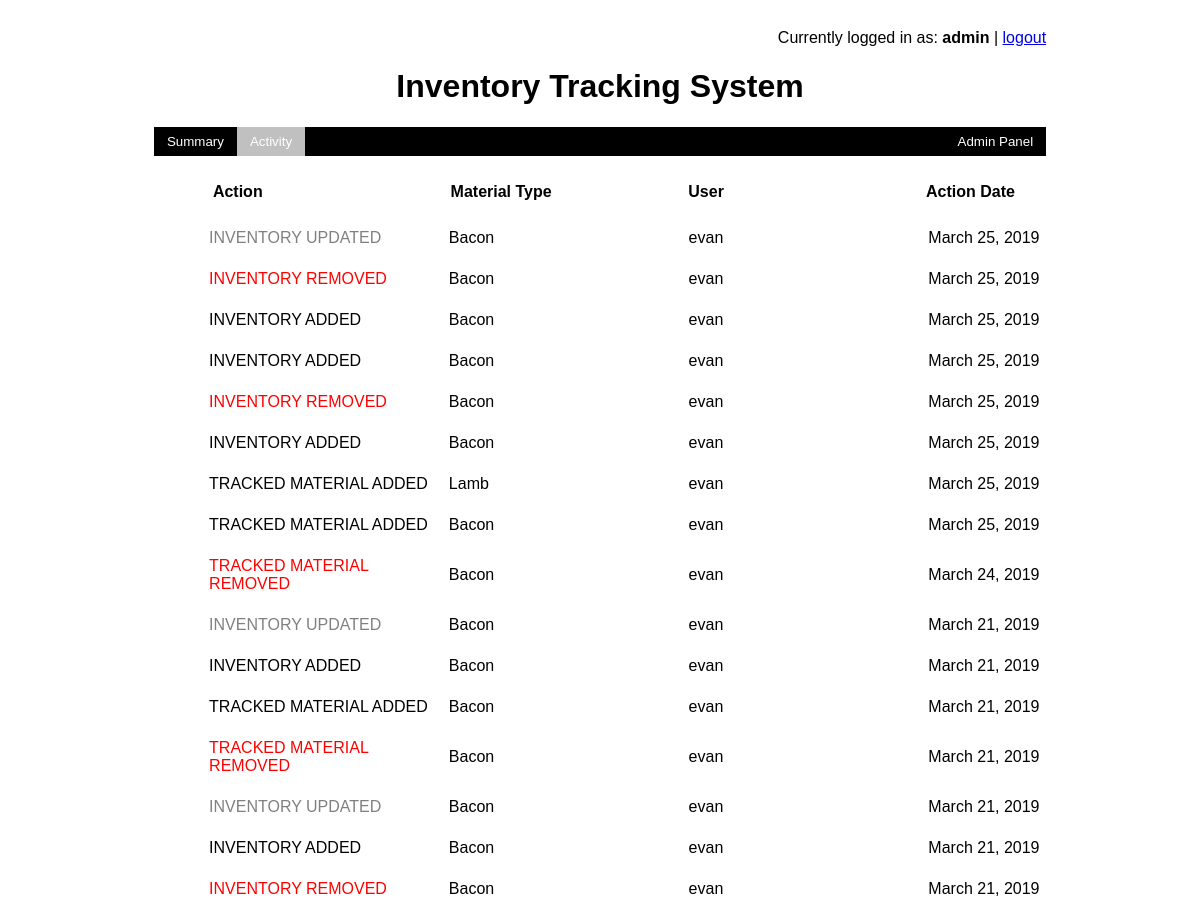
The app's page /is/activity (signed in) with its own data.
### InventorySystem/models.py (models this page shows, shortened)
class Activity(models.Model):
    id = models.AutoField(primary_key=True)
    current_date = models.DateField()
    user = models.ForeignKey(User, null=True, on_delete=models.CASCADE)
    material_type = models.CharField(max_length=50)
    action = models.CharField(max_length=50)

### InventorySystem/views.py (the view)
# urls.py: path('activity', activity_summary),
def activity_summary(request):
    return render(request, 'activity_page.html', {'activities':Activity.objects.all().order_by("-id")})

### templates/activity_page.html (shortened to what this page needs)
<!DOCTYPE html>
<html lang="en">
<head>
</head>
<body>
{% block content %}
    {% if user.is_authenticated %}
        <div class = "sticky">
            <div class = log-out>
                <p>Currently logged in as:
                    <b>
                        {{ request.user.username }}
                    </b>
                    |
                    <a href="/accounts/login/">logout</a>
                </p>
             </div>
            <h1>Inventory Tracking System</h1>
            <ul>
              <li><a href="material">Summary</a></li>
              <li><a class="active" href="activity">Activity</a></li>
              <li style="float:right"><a href="/admin">Admin Panel</a></li>
            </ul>
            <br/>
            <div class="material-span">
                    <div class="material-card">
                        <table>
                             <tr>
                                <th>Action</th>
                                <th>Material Type</th>
                                <th>User</th>
                                <th>Action Date</th>
                            </tr>
                        </table>
                    </div>
            </div>
        </div>
        {% for activity in activities %}
            <div class="material-span">
                <div class="material-card">
                    <table>
                        <tr>
                            {% if activity.action == "TRACKED MATERIAL REMOVED" or activity.action == "INVENTORY REMOVED"  %}
                                <td><font color="red">{{activity.action}}</font></td>
                            {% elif activity.action == "TRACKED MATERIAL ADDED" or activity.action == "INVENTORY ADDED"  %}
                                <td><font color="black">{{activity.action}}</font></td>
                            {% else %}
                                <td><font color="gray">{{activity.action}}</font></td>
                            {% endif %}
                            <td>{{activity.material_type}}</td>
                            <td>{{activity.user}}</td>
                            <td>{{activity.current_date}}</td>
                        </tr>
                    </table>
                </div>
            </div>
        {% endfor %}
    {% endif %}
{% endblock %}
</body>
</html>

### templates/activity_page.html (style rules this page uses)
body { font-family: "Lucida Sans Unicode", "Lucida Grande", sans-serif; }
h1 { text-align: center; }
div.sticky { position: -webkit-sticky; position: sticky; top: 0; padding: 5px; background-color: white; }
td, th { text-align: left; padding: 4px; width: 25%; }
table { font-family: arial, sans-serif; border-collapse: collapse; width: 100%; table-layout: fixed ; }
.log-out { text-align: right; margin-right: 12%; }
.material-card { display: flex; flex-direction: row; justify-content: space-between; width: 90%; margin-left: 50px; }
.material-span { margin-bottom: 5px; padding: 5px; border-radius: 10px; width: 90%; align-self: center; margin-left: 12%; margin-right: 12%; }
ul { list-style-type: none; margin: 0; padding: 0; overflow: hidden; background-color: black; margin-left: 12%; margin-right: 12%; }
li { float: left; }
li a { display: block; color: white; text-align: center; padding: 7px 13px; text-decoration: none; font-size: smaller; }
.active { background-color: silver; }

### records on screen
Activity: action "INVENTORY UPDATED", material_type "Bacon", user "evan", current_date "March 25, 2019"
Activity: action "INVENTORY REMOVED", material_type "Bacon", user "evan", current_date "March 25, 2019"
Activity: action "INVENTORY ADDED", material_type "Bacon", user "evan", current_date "March 25, 2019"
Activity: action "INVENTORY ADDED", material_type "Bacon", user "evan", current_date "March 25, 2019"
Activity: action "INVENTORY REMOVED", material_type "Bacon", user "evan", current_date "March 25, 2019"
Activity: action "INVENTORY ADDED", material_type "Bacon", user "evan", current_date "March 25, 2019"
Activity: action "TRACKED MATERIAL ADDED", material_type "Lamb", user "evan", current_date "March 25, 2019"
Activity: action "TRACKED MATERIAL ADDED", material_type "Bacon", user "evan", current_date "March 25, 2019"
Activity: action "TRACKED MATERIAL REMOVED", material_type "Bacon", user "evan", current_date "March 24, 2019"
Activity: action "INVENTORY UPDATED", material_type "Bacon", user "evan", current_date "March 21, 2019"
Activity: action "INVENTORY ADDED", material_type "Bacon", user "evan", current_date "March 21, 2019"
Activity: action "TRACKED MATERIAL ADDED", material_type "Bacon", user "evan", current_date "March 21, 2019"
Activity: action "TRACKED MATERIAL REMOVED", material_type "Bacon", user "evan", current_date "March 21, 2019"
Activity: action "INVENTORY UPDATED", material_type "Bacon", user "evan", current_date "March 21, 2019"
Activity: action "INVENTORY ADDED", material_type "Bacon", user "evan", current_date "March 21, 2019"
Activity: action "INVENTORY REMOVED", material_type "Bacon", user "evan", current_date "March 21, 2019"

### other values on screen
{{ request.user.username }} "admin"
